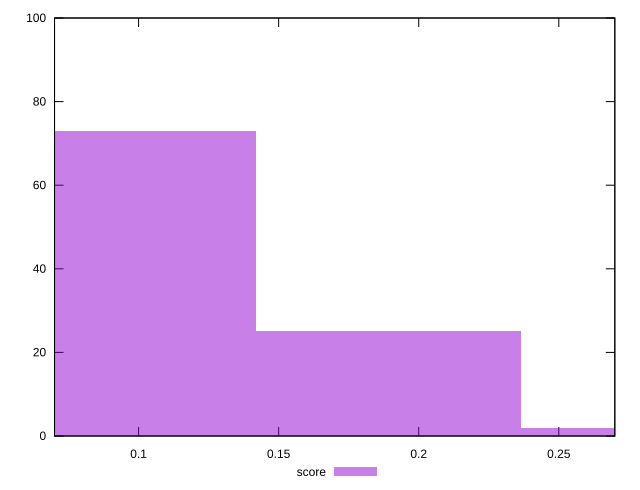

gnuplot code for this plot:
reset

$score <<EOF
0.2837395552798183 2
0.18915970351987887 25
0.09457985175993944 73
EOF

set key outside below
set boxwidth 0.09457985175993944
set xrange [0.07:0.27]
set yrange [0:100]
set trange [0:100]
set style fill transparent solid 0.5 noborder
set terminal svg size 640, 490 enhanced background rgb 'white'
set output "report/report_00029_2021-02-24T13-36-40.390Z/unused-javascript/samples/astro/score/histogram.svg"

plot $score title "score" with boxes

reset
